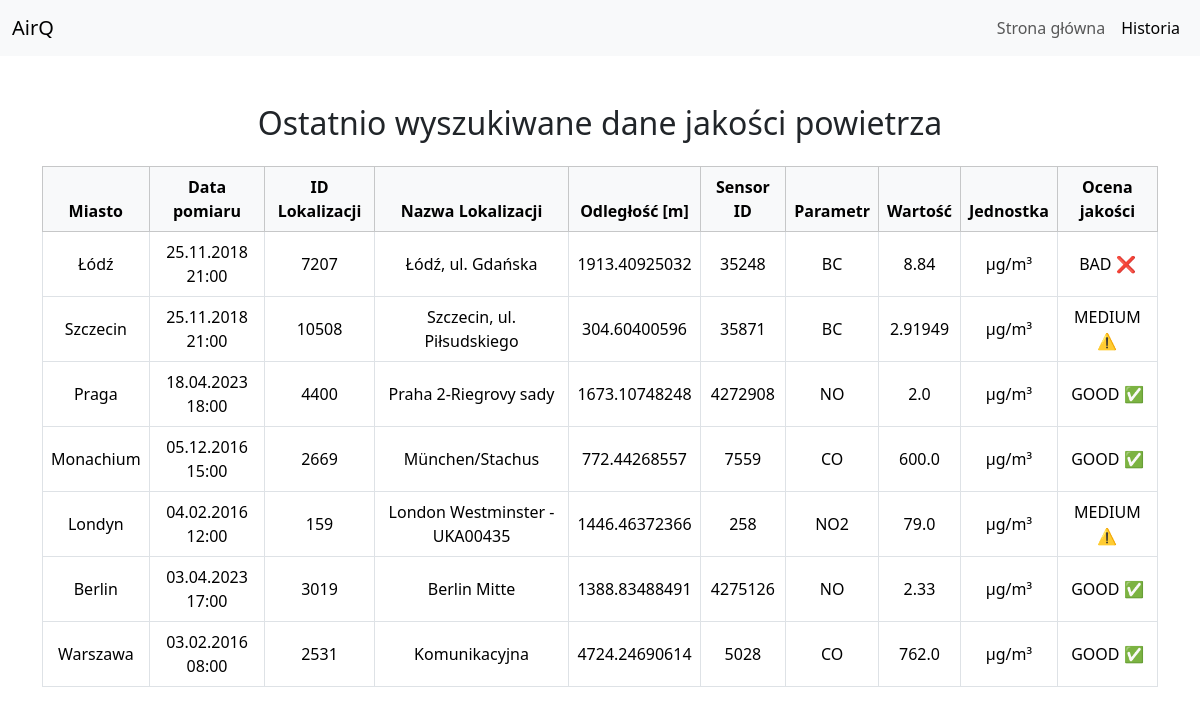
Screenshot of /historia with the database file from the repository.
### air_quality_app/models.py (models this page shows)
class LocationCity(db.Model):
    id = db.Column(db.Integer, primary_key=True)
    city = db.Column(db.String(80), nullable=False)
    location_id = db.Column(db.String(80), nullable=True)
    location_distance = db.Column(db.Float, nullable=True)
    location_name = db.Column(db.String(80), unique=True, nullable=False)
    sensor_id = db.Column(db.String(80), nullable=False)
    parameter= db.Column(db.String(80), nullable=False)
    value= db.Column(db.String(80), nullable=False)
    units = db.Column(db.String(80), nullable=False)
    date = db.Column(db.String(80), nullable=False)
    rating = db.Column(db.String(80), nullable=False)

### air_quality_app/routes.py (the view)
@main_page.route('/historia')
def historia():
    from models import LocationCity
    records = LocationCity.query.order_by(LocationCity.date.desc()).all()
    print(f"Liczba rekordów w bazie: {len(records)}")
    entries_for_template = []
    for entry in records:
        info = {
            "location_id": entry.location_id,
            "location_distance": entry.location_distance,
            "location_name": entry.location_name,
            "sensor_id": entry.sensor_id,
            "parameter": entry.parameter,
            "value": entry.value,
            "units": entry.units,
            "rating": entry.rating,
        }
        entries_for_template.append((entry.city, entry.date, info))
    return render_template("historia.html", entries=entries_for_template)

### air_quality_app/templates/Historia.html (shortened to what this page needs)
<!DOCTYPE html>
<html lang="pl">
<head>
    <link href="https://cdn.jsdelivr.net/npm/bootstrap@5.3.7/dist/css/bootstrap.min.css" rel="stylesheet"
 />
</head>
<body>
<nav class="navbar navbar-expand-lg navbar-light bg-light">
  <div class="container-fluid">
    <a class="navbar-brand" href="{{ url_for('main_page.index') }}">AirQ</a>
    <div class="collapse navbar-collapse justify-content-end" id="navbarNav">
      <ul class="navbar-nav">
        <li class="nav-item">
          <a class="nav-link {% if request.endpoint == 'main_page.index' %}active{% endif %}" href="{{ url_for('main_page.index') }}">Strona główna</a>
        </li>
        <li class="nav-item">
          <a class="nav-link {% if request.endpoint == 'main_page.historia' %}active{% endif %}" href="{{ url_for('main_page.historia') }}">Historia</a>
        </li>
      </ul>
    </div>
  </div>
</nav>
<div class="container mt-5">
  <h2 class="text-center mb-4">Ostatnio wyszukiwane dane jakości powietrza</h2>
  {% if entries %}
  <div class="table-responsive">
    <table class="table table-bordered table-hover align-middle text-center">
      <thead class="table-light">
        <tr>
          <th>Miasto</th>
          <th>Data pomiaru</th>
          <th>ID Lokalizacji</th>
          <th>Nazwa Lokalizacji</th>
          <th>Odległość [m]</th>
          <th>Sensor ID</th>
          <th>Parametr</th>
          <th>Wartość</th>
          <th>Jednostka</th>
          <th>Ocena jakości</th>
        </tr>
      </thead>
      <tbody>
  {% for city, date, info in entries %}
  <tr>
    <td>{{ city }}</td>
    <td>{{ date }}</td>
    <td>{{ info.location_id if info.location_id else "-" }}</td>
    <td>{{ info.location_name }}</td>
    <td>{{ info.location_distance if info.location_distance else "-" }}</td>
    <td>{{ info.sensor_id }}</td>
    <td>{{ info.parameter }}</td>
    <td>{{ info.value }}</td>
    <td>{{ info.units }}</td>
    <td>{{ info.rating if info.rating else "-" }}</td>
  </tr>
  {% endfor %}
</tbody>
    </table>
  </div>
  {% else %}
    <p class="text-center text-muted">Brak zapisanych danych do wyświetlenia.</p>
  {% endif %}
</div>
</body>
</html>

### rows the page displays
LocationCity: city "Łódź", date "25.11.2018 21:00", location "7207", location_name "Łódź, ul. Gdańska", location_distance "1913.40925032", sensor_id "35248", parameter "BC", value "8.84", units "µg/m³", rating "BAD ❌"
LocationCity: city "Szczecin", date "25.11.2018 21:00", location "10508", location_name "Szczecin, ul. Piłsudskiego", location_distance "304.60400596", sensor_id "35871", parameter "BC", value "2.91949", units "µg/m³", rating "MEDIUM ⚠️"
LocationCity: city "Praga", date "18.04.2023 18:00", location "4400", location_name "Praha 2-Riegrovy sady", location_distance "1673.10748248", sensor_id "4272908", parameter "NO", value "2.0", units "µg/m³", rating "GOOD ✅"
LocationCity: city "Monachium", date "05.12.2016 15:00", location "2669", location_name "München/Stachus", location_distance "772.44268557", sensor_id "7559", parameter "CO", value "600.0", units "µg/m³", rating "GOOD ✅"
LocationCity: city "Londyn", date "04.02.2016 12:00", location "159", location_name "London Westminster - UKA00435", location_distance "1446.46372366", sensor_id "258", parameter "NO2", value "79.0", units "µg/m³", rating "MEDIUM ⚠️"
LocationCity: city "Berlin", date "03.04.2023 17:00", location "3019", location_name "Berlin Mitte", location_distance "1388.83488491", sensor_id "4275126", parameter "NO", value "2.33", units "µg/m³", rating "GOOD ✅"
LocationCity: city "Warszawa", date "03.02.2016 08:00", location "2531", location_name "Komunikacyjna", location_distance "4724.24690614", sensor_id "5028", parameter "CO", value "762.0", units "µg/m³", rating "GOOD ✅"
